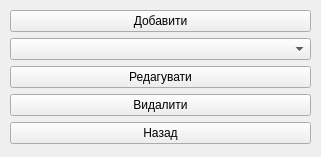
<?xml version="1.0" encoding="UTF-8"?>
<ui version="4.0">
 <class>departamentContol</class>
 <widget class="QWidget" name="departamentContol">
  <property name="geometry">
   <rect>
    <x>0</x>
    <y>0</y>
    <width>321</width>
    <height>157</height>
   </rect>
  </property>
  <property name="windowTitle">
   <string>Form</string>
  </property>
  <widget class="QWidget" name="">
   <property name="geometry">
    <rect>
     <x>10</x>
     <y>10</y>
     <width>301</width>
     <height>138</height>
    </rect>
   </property>
   <layout class="QGridLayout" name="gridLayout">
    <item row="0" column="0">
     <widget class="QPushButton" name="addbutton">
      <property name="text">
       <string>Добавити</string>
      </property>
     </widget>
    </item>
    <item row="1" column="0">
     <widget class="QComboBox" name="comboBox"/>
    </item>
    <item row="2" column="0">
     <widget class="QPushButton" name="editbutton">
      <property name="text">
       <string>Редагувати</string>
      </property>
     </widget>
    </item>
    <item row="3" column="0">
     <widget class="QPushButton" name="dellbutton">
      <property name="text">
       <string>Видалити</string>
      </property>
     </widget>
    </item>
    <item row="4" column="0">
     <widget class="QPushButton" name="bbutton">
      <property name="text">
       <string>Назад</string>
      </property>
     </widget>
    </item>
   </layout>
  </widget>
 </widget>
 <resources/>
 <connections/>
</ui>
